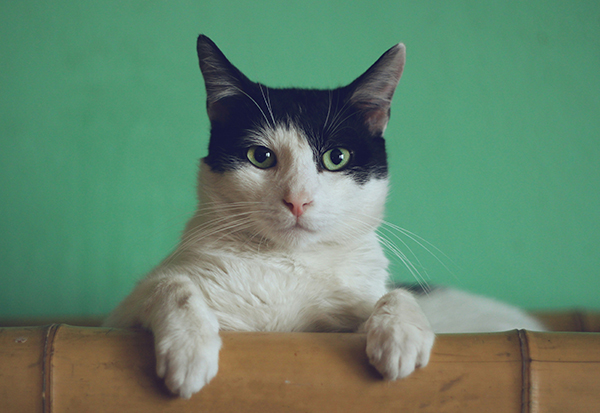
#> input picture Cat2.jpg, 600 x 413 px, found by its file name
$ python masking.py
#> lines starting #> are read from the running program, lines starting #| are printed output that depends on the picture; after the words box and inside, x2 and y2 are one past the last pixel; in counts of white or black regions, pixels touching at a corner belong together
import cv2 as cv
import numpy as np

img = cv.imread(r"C:\Users\vamsi\Downloads\Cat2.jpg")
#> img is the input picture: shape (413, 600, 3); mean B, G, R 108.4, 133.2, 99.7
# cv.imshow('Cat', img)

blank = np.zeros(img.shape[:2], dtype='uint8')
# img.shape → (height, width, channels)
# img.shape[:2] → (720, 1280) You are slicing the first two values of the shape=> height, width thats it
# cv.imshow('blank', blank)

mask = cv.circle(blank, (img.shape[1]//2 +45, img.shape[0]//2 +45), 100, 255, -1)
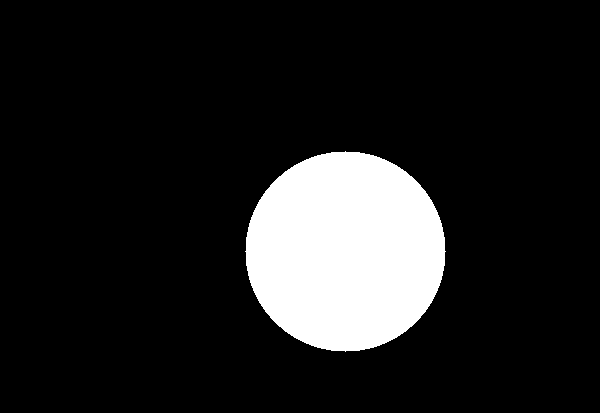
#> blank: shape (413, 600); 12.7% white; 1 white region, box (x1, y1, x2, y2) and area: (245, 151, 446, 352) 31417
# cv.imshow('mask', mask)

masked = cv.bitwise_and(img, img, mask=mask)
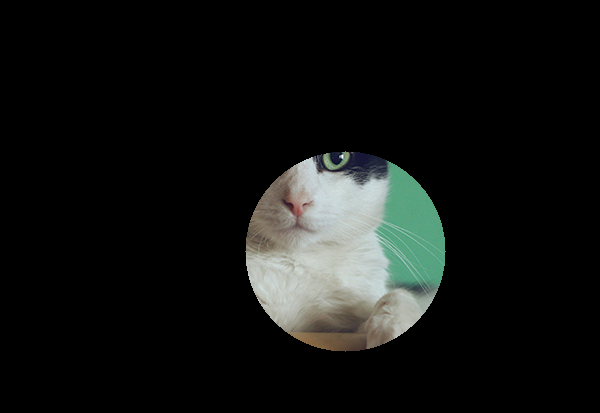
#> masked: shape (413, 600, 3); mean B, G, R 18.7, 20.2, 18.4
cv.imshow('masked', masked)

cv.waitKey(0)
